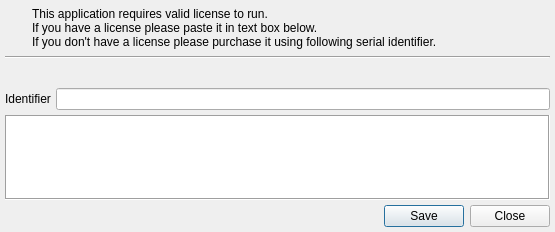
<?xml version="1.0" encoding="UTF-8"?>
<ui version="4.0">
 <class>License</class>
 <widget class="QDialog" name="License">
  <property name="windowModality">
   <enum>Qt::ApplicationModal</enum>
  </property>
  <property name="geometry">
   <rect>
    <x>0</x>
    <y>0</y>
    <width>555</width>
    <height>232</height>
   </rect>
  </property>
  <property name="windowTitle">
   <string>Cats2 - License</string>
  </property>
  <property name="modal">
   <bool>true</bool>
  </property>
  <layout class="QVBoxLayout" name="verticalLayout">
   <property name="spacing">
    <number>5</number>
   </property>
   <property name="leftMargin">
    <number>5</number>
   </property>
   <property name="topMargin">
    <number>5</number>
   </property>
   <property name="rightMargin">
    <number>5</number>
   </property>
   <property name="bottomMargin">
    <number>5</number>
   </property>
   <item>
    <layout class="QHBoxLayout" name="horizontalLayout">
     <property name="spacing">
      <number>15</number>
     </property>
     <property name="leftMargin">
      <number>5</number>
     </property>
     <property name="topMargin">
      <number>2</number>
     </property>
     <property name="rightMargin">
      <number>0</number>
     </property>
     <property name="bottomMargin">
      <number>2</number>
     </property>
     <item>
      <widget class="QLabel" name="label">
       <property name="sizePolicy">
        <sizepolicy hsizetype="Fixed" vsizetype="Fixed">
         <horstretch>0</horstretch>
         <verstretch>0</verstretch>
        </sizepolicy>
       </property>
       <property name="text">
        <string/>
       </property>
       <property name="pixmap">
        <pixmap resource="resource.qrc">:/license/license_key.png</pixmap>
       </property>
      </widget>
     </item>
     <item>
      <widget class="QLabel" name="label_2">
       <property name="text">
        <string>This application requires valid license to run.
If you have a license please paste it in text box below.
If you don't have a license please purchase it using following serial identifier.</string>
       </property>
      </widget>
     </item>
    </layout>
   </item>
   <item>
    <widget class="Line" name="line">
     <property name="orientation">
      <enum>Qt::Horizontal</enum>
     </property>
    </widget>
   </item>
   <item>
    <widget class="QLabel" name="lbStatus">
     <property name="font">
      <font>
       <weight>75</weight>
       <bold>true</bold>
      </font>
     </property>
    </widget>
   </item>
   <item>
    <layout class="QHBoxLayout" name="horizontalLayout_2">
     <property name="spacing">
      <number>5</number>
     </property>
     <property name="leftMargin">
      <number>0</number>
     </property>
     <property name="topMargin">
      <number>5</number>
     </property>
     <property name="rightMargin">
      <number>0</number>
     </property>
     <property name="bottomMargin">
      <number>0</number>
     </property>
     <item>
      <widget class="QLabel" name="label_3">
       <property name="text">
        <string>Identifier</string>
       </property>
      </widget>
     </item>
     <item>
      <widget class="QLineEdit" name="edIdentifier">
       <property name="cursor">
        <cursorShape>ArrowCursor</cursorShape>
       </property>
       <property name="maxLength">
        <number>255</number>
       </property>
       <property name="readOnly">
        <bool>true</bool>
       </property>
      </widget>
     </item>
    </layout>
   </item>
   <item>
    <widget class="QPlainTextEdit" name="edLicense">
     <property name="font">
      <font>
       <family>Courier New</family>
       <pointsize>8</pointsize>
      </font>
     </property>
     <property name="frameShape">
      <enum>QFrame::Box</enum>
     </property>
     <property name="tabChangesFocus">
      <bool>true</bool>
     </property>
     <property name="lineWrapMode">
      <enum>QPlainTextEdit::NoWrap</enum>
     </property>
     <property name="cursorWidth">
      <number>4</number>
     </property>
    </widget>
   </item>
   <item>
    <widget class="QDialogButtonBox" name="buttonBox">
     <property name="orientation">
      <enum>Qt::Horizontal</enum>
     </property>
     <property name="standardButtons">
      <set>QDialogButtonBox::Close|QDialogButtonBox::Save</set>
     </property>
    </widget>
   </item>
  </layout>
 </widget>
 <resources>
  <include location="resource.qrc"/>
 </resources>
 <connections>
  <connection>
   <sender>buttonBox</sender>
   <signal>accepted()</signal>
   <receiver>License</receiver>
   <slot>accept()</slot>
   <hints>
    <hint type="sourcelabel">
     <x>248</x>
     <y>254</y>
    </hint>
    <hint type="destinationlabel">
     <x>157</x>
     <y>274</y>
    </hint>
   </hints>
  </connection>
  <connection>
   <sender>buttonBox</sender>
   <signal>rejected()</signal>
   <receiver>License</receiver>
   <slot>reject()</slot>
   <hints>
    <hint type="sourcelabel">
     <x>316</x>
     <y>260</y>
    </hint>
    <hint type="destinationlabel">
     <x>286</x>
     <y>274</y>
    </hint>
   </hints>
  </connection>
 </connections>
</ui>
